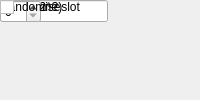
<?xml version="1.0" encoding="UTF-8"?>
<ui version="4.0">
 <class>MainWindow</class>
 <widget class="QMainWindow" name="MainWindow">
  <property name="windowTitle"><string>HMC</string></property>
  <widget class="QWidget" name="centralwidget">
   <!-- NOTE: this is a simplified structural mirror of the generated
        <module>_ui.py, not a full round-trip Designer file. Regenerate
        both from the same spec if you need to edit layout by hand. -->
       <widget class="QLabel" name="label_name">
     <property name="text"><string>Block name</string></property>
    </widget>
       <widget class="QLineEdit" name="name">
     <property name="toolTip"><string>A name you choose for this block instance, e.g. to note what it's used for in this design. Shown below the block on the diagram.</string></property>
    </widget>
       <widget class="QLabel" name="label_mez">
     <property name="text"><string>Mezzanine slot</string></property>
    </widget>
       <widget class="QComboBox" name="mez">
     <item><property name="text"><string>0</string></property></item>
     <item><property name="text"><string>1</string></property></item>
     <item><property name="text"><string>2</string></property></item>
     <item><property name="text"><string>3</string></property></item>
    </widget>
       <widget class="QLabel" name="label_sim_depth">
     <property name="text"><string>Depth (2^?)</string></property>
    </widget>
       <widget class="QSpinBox" name="sim_depth"/>
       <widget class="QLabel" name="label_sim_latency">
     <property name="text"><string>Latency</string></property>
    </widget>
       <widget class="QSpinBox" name="sim_latency"/>
       <widget class="QLabel" name="label_sim_rand">
     <property name="text"><string>Randomise</string></property>
    </widget>
       <widget class="QCheckBox" name="sim_rand"/>
  </widget>
 </widget>
 <resources/>
 <connections/>
</ui>
